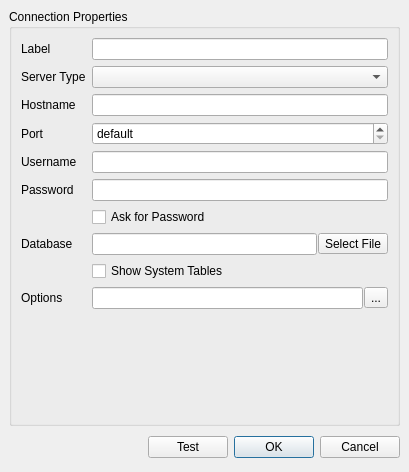
<?xml version="1.0" encoding="UTF-8"?>
<ui version="4.0">
 <class>ConnectionDlg</class>
 <widget class="QDialog" name="ConnectionDlg">
  <property name="geometry">
   <rect>
    <x>0</x>
    <y>0</y>
    <width>409</width>
    <height>472</height>
   </rect>
  </property>
  <property name="windowTitle">
   <string>Connection Properties</string>
  </property>
  <property name="windowIcon">
   <iconset resource="QtSqlView.qrc">
    <normaloff>:/img/conn.png</normaloff>:/img/conn.png</iconset>
  </property>
  <layout class="QVBoxLayout">
   <property name="spacing">
    <number>6</number>
   </property>
   <property name="leftMargin">
    <number>9</number>
   </property>
   <property name="topMargin">
    <number>9</number>
   </property>
   <property name="rightMargin">
    <number>9</number>
   </property>
   <property name="bottomMargin">
    <number>9</number>
   </property>
   <item>
    <widget class="QGroupBox" name="groupBox">
     <property name="title">
      <string>Connection Properties</string>
     </property>
     <layout class="QFormLayout" name="formLayout">
      <item row="0" column="0">
       <widget class="QLabel" name="lblLabel">
        <property name="text">
         <string>Label</string>
        </property>
        <property name="buddy">
         <cstring>editLabel</cstring>
        </property>
       </widget>
      </item>
      <item row="0" column="1">
       <widget class="QLineEdit" name="editLabel"/>
      </item>
      <item row="1" column="0">
       <widget class="QLabel" name="lblServerType">
        <property name="text">
         <string>Server Type</string>
        </property>
        <property name="buddy">
         <cstring>comboType</cstring>
        </property>
       </widget>
      </item>
      <item row="1" column="1">
       <widget class="QComboBox" name="comboType"/>
      </item>
      <item row="2" column="0">
       <widget class="QLabel" name="lblHostname">
        <property name="text">
         <string>Hostname</string>
        </property>
        <property name="buddy">
         <cstring>editHostname</cstring>
        </property>
       </widget>
      </item>
      <item row="2" column="1">
       <widget class="QLineEdit" name="editHostname"/>
      </item>
      <item row="3" column="0">
       <widget class="QLabel" name="lblPort">
        <property name="text">
         <string>Port</string>
        </property>
        <property name="buddy">
         <cstring>spinPort</cstring>
        </property>
       </widget>
      </item>
      <item row="3" column="1">
       <widget class="QSpinBox" name="spinPort">
        <property name="buttonSymbols">
         <enum>QAbstractSpinBox::UpDownArrows</enum>
        </property>
        <property name="specialValueText">
         <string>default</string>
        </property>
        <property name="minimum">
         <number>0</number>
        </property>
        <property name="maximum">
         <number>65535</number>
        </property>
        <property name="value">
         <number>0</number>
        </property>
       </widget>
      </item>
      <item row="4" column="0">
       <widget class="QLabel" name="lblUsername">
        <property name="text">
         <string>Username</string>
        </property>
        <property name="buddy">
         <cstring>editUsername</cstring>
        </property>
       </widget>
      </item>
      <item row="4" column="1">
       <widget class="QLineEdit" name="editUsername"/>
      </item>
      <item row="5" column="0">
       <widget class="QLabel" name="lblPassword">
        <property name="text">
         <string>Password</string>
        </property>
        <property name="buddy">
         <cstring>editPassword</cstring>
        </property>
       </widget>
      </item>
      <item row="5" column="1">
       <widget class="QLineEdit" name="editPassword">
        <property name="echoMode">
         <enum>QLineEdit::Password</enum>
        </property>
       </widget>
      </item>
      <item row="6" column="1">
       <widget class="QCheckBox" name="checkAskPassword">
        <property name="text">
         <string>Ask for Password</string>
        </property>
       </widget>
      </item>
      <item row="7" column="0">
       <widget class="QLabel" name="lblDatabase">
        <property name="text">
         <string>Database</string>
        </property>
        <property name="buddy">
         <cstring>editDatabase</cstring>
        </property>
       </widget>
      </item>
      <item row="7" column="1">
       <layout class="QHBoxLayout" name="horizontalLayout">
        <property name="spacing">
         <number>1</number>
        </property>
        <item>
         <widget class="QLineEdit" name="editDatabase"/>
        </item>
        <item>
         <widget class="QToolButton" name="buttonSelectFile">
          <property name="text">
           <string>Select File</string>
          </property>
          <property name="icon">
           <iconset resource="QtSqlView.qrc">
            <normaloff>:/img/diropen.png</normaloff>:/img/diropen.png</iconset>
          </property>
         </widget>
        </item>
       </layout>
      </item>
      <item row="8" column="1">
       <widget class="QCheckBox" name="checkSysTables">
        <property name="text">
         <string>Show System Tables</string>
        </property>
       </widget>
      </item>
      <item row="10" column="0">
       <widget class="QLabel" name="lblOptions">
        <property name="text">
         <string>Options</string>
        </property>
       </widget>
      </item>
      <item row="10" column="1">
       <layout class="QHBoxLayout" name="horizontalLayout_2">
        <property name="spacing">
         <number>1</number>
        </property>
        <item>
         <widget class="QLineEdit" name="editOptions"/>
        </item>
        <item>
         <widget class="QToolButton" name="buttonSelectOptions">
          <property name="text">
           <string>...</string>
          </property>
         </widget>
        </item>
       </layout>
      </item>
     </layout>
    </widget>
   </item>
   <item>
    <layout class="QHBoxLayout">
     <property name="spacing">
      <number>6</number>
     </property>
     <property name="leftMargin">
      <number>0</number>
     </property>
     <property name="topMargin">
      <number>0</number>
     </property>
     <property name="rightMargin">
      <number>0</number>
     </property>
     <property name="bottomMargin">
      <number>0</number>
     </property>
     <item>
      <spacer>
       <property name="orientation">
        <enum>Qt::Horizontal</enum>
       </property>
       <property name="sizeHint" stdset="0">
        <size>
         <width>131</width>
         <height>31</height>
        </size>
       </property>
      </spacer>
     </item>
     <item>
      <widget class="QPushButton" name="testButton">
       <property name="text">
        <string>Test</string>
       </property>
      </widget>
     </item>
     <item>
      <widget class="QPushButton" name="okButton">
       <property name="text">
        <string>OK</string>
       </property>
       <property name="default">
        <bool>true</bool>
       </property>
      </widget>
     </item>
     <item>
      <widget class="QPushButton" name="cancelButton">
       <property name="text">
        <string>Cancel</string>
       </property>
      </widget>
     </item>
    </layout>
   </item>
  </layout>
 </widget>
 <tabstops>
  <tabstop>editLabel</tabstop>
  <tabstop>comboType</tabstop>
  <tabstop>editHostname</tabstop>
  <tabstop>spinPort</tabstop>
  <tabstop>editUsername</tabstop>
  <tabstop>editPassword</tabstop>
  <tabstop>checkAskPassword</tabstop>
  <tabstop>editDatabase</tabstop>
  <tabstop>buttonSelectFile</tabstop>
  <tabstop>checkSysTables</tabstop>
  <tabstop>testButton</tabstop>
  <tabstop>okButton</tabstop>
  <tabstop>cancelButton</tabstop>
 </tabstops>
 <resources>
  <include location="QtSqlView.qrc"/>
 </resources>
 <connections>
  <connection>
   <sender>cancelButton</sender>
   <signal>clicked()</signal>
   <receiver>ConnectionDlg</receiver>
   <slot>reject()</slot>
   <hints>
    <hint type="sourcelabel">
     <x>398</x>
     <y>350</y>
    </hint>
    <hint type="destinationlabel">
     <x>179</x>
     <y>282</y>
    </hint>
   </hints>
  </connection>
 </connections>
</ui>
